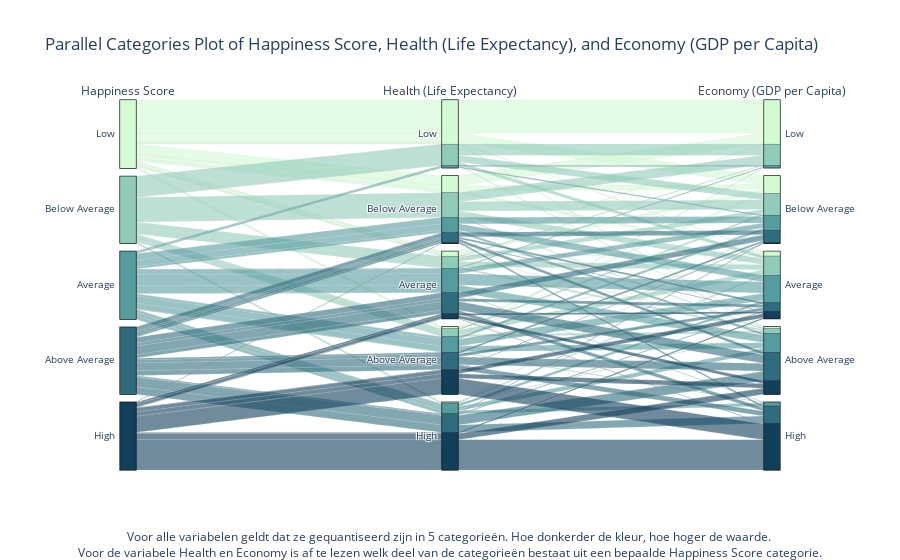

Source (notebook cell):
### Code cell
labels = ['Low', 'Below Average', 'Average', 'Above Average', 'High']
cut_quantized = pd.qcut(df['Happiness Score'], q=5, labels=labels)
health_quantized = pd.qcut(df['Health (Life Expectancy)'], q=5, labels=labels)
economy_quantized = pd.qcut(df['Economy (GDP per Capita)'], q=5, labels=labels)

parcats_data = [
    go.Parcats(
        dimensions=[
            {'label': 'Happiness Score', 'values': cut_quantized, 'categoryorder': 'array', 'categoryarray': labels},
            {'label': 'Health (Life Expectancy)', 'values': health_quantized, 'categoryorder': 'array', 'categoryarray': labels},
            {'label': 'Economy (GDP per Capita)', 'values': economy_quantized, 'categoryorder': 'array', 'categoryarray': labels}
        ],
        line={'color': cut_quantized.astype('category').cat.codes, 'colorscale': 'darkmint'},
    )
]

layout = go.Layout(
    title='Parallel Categories Plot of Happiness Score, Health (Life Expectancy), and Economy (GDP per Capita)',
    margin_b=90,
    annotations = [dict(xref='paper',
                        yref='paper',
                        x=0.5, y=-0.25,
                        showarrow=False,
                        text='Voor alle variabelen geldt dat ze gequantiseerd zijn in 5 categorieën. Hoe donkerder de kleur, hoe hoger de waarde. <br>Voor de variabele Health en Economy is af te lezen welk deel van de categorieën bestaat uit een bepaalde Happiness Score categorie.')])

fig_parcats = go.Figure(data=parcats_data, layout=layout)
fig_parcats.show()

### Figure 1 — Plotly figure (JSON) as saved in the notebook; plotly's stock layout.template omitted (floating-point values rounded to 4 significant figures; data arrays with more than 128 entries replaced by an {"elided": "..."} marker saying what was removed)
{"data": [{"dimensions": [{"categoryarray": ["Low", "Below Average", "Average", "Above Average", "High"], "categoryorder": "array", "label": "Happiness Score", "values": {"elided": "782 str values"}}, {"categoryarray": ["Low", "Below Average", "Average", "Above Average", "High"], "categoryorder": "array", "label": "Health (Life Expectancy)", "values": {"elided": "782 str values"}}, {"categoryarray": ["Low", "Below Average", "Average", "Above Average", "High"], "categoryorder": "array", "label": "Economy (GDP per Capita)", "values": {"elided": "782 str values"}}], "line": {"color": {"elided": "782 int values"}, "colorscale": [[0, "rgb(210, 251, 212)"], [0.1667, "rgb(165, 219, 194)"], [0.3333, "rgb(123, 188, 176)"], [0.5, "rgb(85, 156, 158)"], [0.6667, "rgb(58, 124, 137)"], [0.8333, "rgb(35, 93, 114)"], [1, "rgb(18, 63, 90)"]]}, "type": "parcats"}], "layout": {"annotations": [{"showarrow": false, "text": "Voor alle variabelen geldt dat ze gequantiseerd zijn in 5 categorieën. Hoe donkerder de kleur, hoe hoger de waarde. <br>Voor de variabele Health en Economy is af te lezen welk deel van de categorieën bestaat uit een bepaalde Happiness Score categorie.", "x": 0.5, "xref": "paper", "y": -0.25, "yref": "paper"}], "margin": {"b": 90}, "title": {"text": "Parallel Categories Plot of Happiness Score, Health (Life Expectancy), and Economy (GDP per Capita)"}}}
